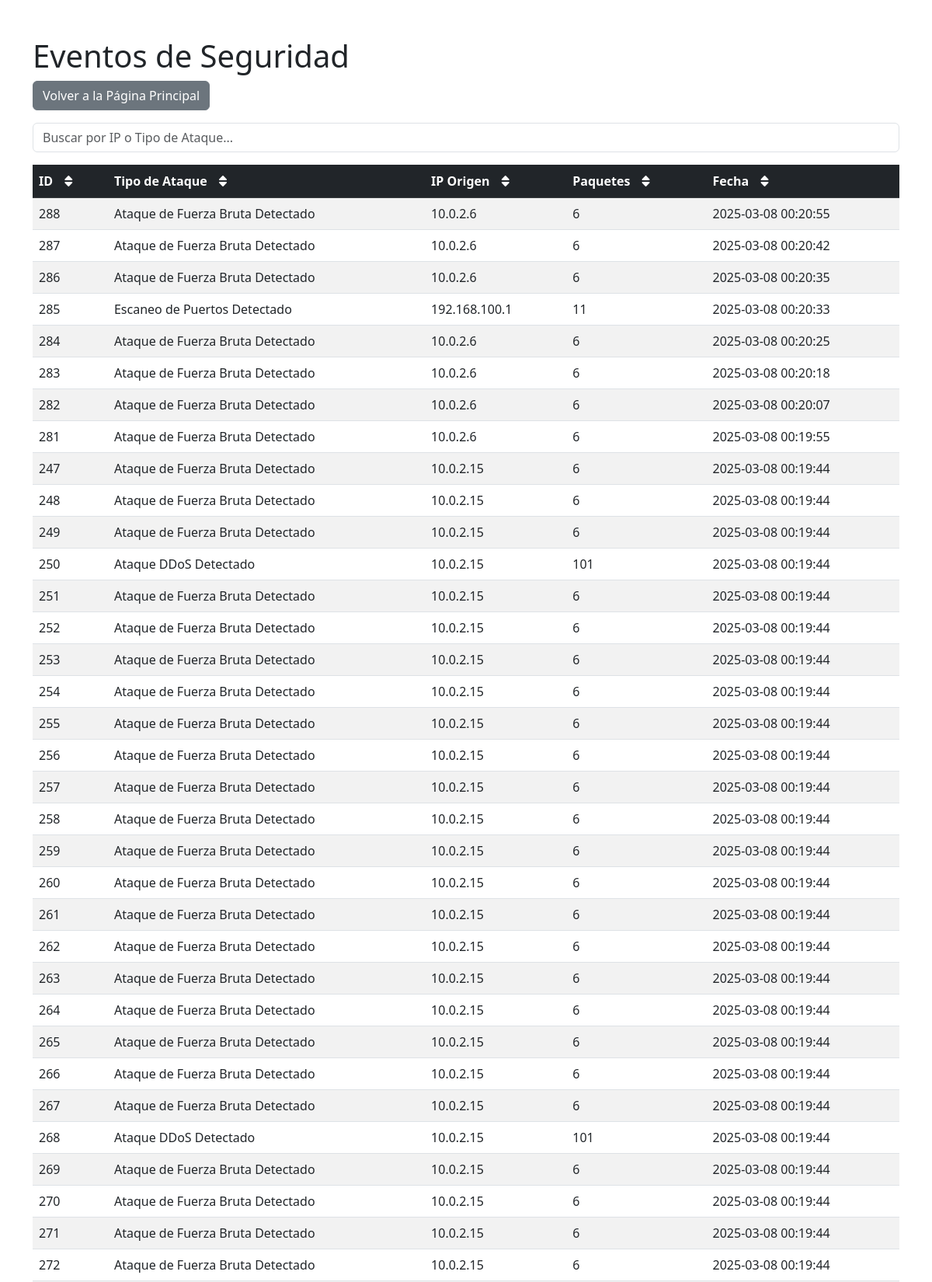
The app's page /ver_eventos (upper part) with its own data.
### tables this page shows
CREATE TABLE eventos (
                id INTEGER PRIMARY KEY AUTOINCREMENT,
                tipo_ataque TEXT NOT NULL,
                ip_origen TEXT NOT NULL,
                paquetes INTEGER NOT NULL,
                timestamp TIMESTAMP DEFAULT CURRENT_TIMESTAMP
            );

### app.py (the view)
@app.route('/ver_eventos')
def ver_eventos():
    eventos = get_events()
    return render_template("ver_eventos.html", eventos=eventos)

### app.py (called while the page is built)
def get_db_connection():
    try:
        return sqlite3.connect(DB_PATH)
    except sqlite3.Error as e:
        print(f"Error al conectar a la base de datos: {e}")
        return None

def get_events():
    conn = get_db_connection()
    if not conn:
        return []
    cursor = conn.cursor()
    cursor.execute("SELECT id, tipo_ataque, ip_origen, paquetes, timestamp FROM eventos ORDER BY timestamp DESC")
    eventos = [{"id": row[0], "tipo_ataque": row[1], "ip_origen": row[2], "paquetes": row[3], "timestamp": row[4]} for row in cursor.fetchall()]
    conn.close()
    return eventos

### templates/ver_eventos.html (shortened to what this page needs)
<!DOCTYPE html>
<html>
<head>
    <link rel="stylesheet" href="https://cdn.jsdelivr.net/npm/bootstrap@5.3.0/dist/css/bootstrap.min.css">
    <link rel="stylesheet" href="https://cdnjs.cloudflare.com/ajax/libs/font-awesome/6.0.0/css/all.min.css">
</head>
<body class="container mt-5">
    <h1>Eventos de Seguridad</h1>
    <button onclick="window.location.href='/'" class="btn btn-secondary mb-3">
        Volver a la Página Principal
    </button>
    <div class="mb-3">
        <input type="text" id="searchInput" class="form-control" placeholder="Buscar por IP o Tipo de Ataque...">
    </div>
    <div class="table-container">
        <table class="table table-striped">
            <thead class="table-dark">
                <tr>
                    <th data-column="id" data-type="number">
                        ID
                        <button class="sort-btn"><i class="fas fa-sort"></i></button>
                    </th>
                    <th data-column="tipo_ataque" data-type="string">
                        Tipo de Ataque
                        <button class="sort-btn"><i class="fas fa-sort"></i></button>
                    </th>
                    <th data-column="ip_origen" data-type="string">
                        IP Origen
                        <button class="sort-btn"><i class="fas fa-sort"></i></button>
                    </th>
                    <th data-column="paquetes" data-type="number">
                        Paquetes
                        <button class="sort-btn"><i class="fas fa-sort"></i></button>
                    </th>
                    <th data-column="timestamp" data-type="date">
                        Fecha
                        <button class="sort-btn"><i class="fas fa-sort"></i></button>
                    </th>
                </tr>
            </thead>
            <tbody id="eventTable">
                {% if eventos %}
                {% for evento in eventos %}
                <tr>
                    <td>{{ evento.id }}</td>
                    <td>{{ evento.tipo_ataque }}</td>
                    <td>{{ evento.ip_origen }}</td>
                    <td>{{ evento.paquetes }}</td>
                    <td>{{ evento.timestamp }}</td>
                </tr>
                {% endfor %}
                {% else %}
                <tr>
                    <td colspan="5" class="text-center">No hay eventos registrados.</td>
                </tr>
                {% endif %}
            </tbody>
        </table>
    </div>
</body>
</html>

### templates/ver_eventos.html (style rules this page uses)
.sort-btn { background: none; border: none; color: white; margin-left: 5px; cursor: pointer; }

### records on screen
eventos: id "288", tipo_ataque "Ataque de Fuerza Bruta Detectado", ip_origen "10.0.2.6", paquetes "6", timestamp "2025-03-08 00:20:55"
eventos: id "287", tipo_ataque "Ataque de Fuerza Bruta Detectado", ip_origen "10.0.2.6", paquetes "6", timestamp "2025-03-08 00:20:42"
eventos: id "286", tipo_ataque "Ataque de Fuerza Bruta Detectado", ip_origen "10.0.2.6", paquetes "6", timestamp "2025-03-08 00:20:35"
eventos: id "285", tipo_ataque "Escaneo de Puertos Detectado", ip_origen "192.168.100.1", paquetes "11", timestamp "2025-03-08 00:20:33"
eventos: id "284", tipo_ataque "Ataque de Fuerza Bruta Detectado", ip_origen "10.0.2.6", paquetes "6", timestamp "2025-03-08 00:20:25"
eventos: id "283", tipo_ataque "Ataque de Fuerza Bruta Detectado", ip_origen "10.0.2.6", paquetes "6", timestamp "2025-03-08 00:20:18"
eventos: id "282", tipo_ataque "Ataque de Fuerza Bruta Detectado", ip_origen "10.0.2.6", paquetes "6", timestamp "2025-03-08 00:20:07"
eventos: id "281", tipo_ataque "Ataque de Fuerza Bruta Detectado", ip_origen "10.0.2.6", paquetes "6", timestamp "2025-03-08 00:19:55"
eventos: id "247", tipo_ataque "Ataque de Fuerza Bruta Detectado", ip_origen "10.0.2.15", paquetes "6", timestamp "2025-03-08 00:19:44"
eventos: id "248", tipo_ataque "Ataque de Fuerza Bruta Detectado", ip_origen "10.0.2.15", paquetes "6", timestamp "2025-03-08 00:19:44"
eventos: id "249", tipo_ataque "Ataque de Fuerza Bruta Detectado", ip_origen "10.0.2.15", paquetes "6", timestamp "2025-03-08 00:19:44"
eventos: id "250", tipo_ataque "Ataque DDoS Detectado", ip_origen "10.0.2.15", paquetes "101", timestamp "2025-03-08 00:19:44"
eventos: id "251", tipo_ataque "Ataque de Fuerza Bruta Detectado", ip_origen "10.0.2.15", paquetes "6", timestamp "2025-03-08 00:19:44"
eventos: id "252", tipo_ataque "Ataque de Fuerza Bruta Detectado", ip_origen "10.0.2.15", paquetes "6", timestamp "2025-03-08 00:19:44"
eventos: id "253", tipo_ataque "Ataque de Fuerza Bruta Detectado", ip_origen "10.0.2.15", paquetes "6", timestamp "2025-03-08 00:19:44"
eventos: id "254", tipo_ataque "Ataque de Fuerza Bruta Detectado", ip_origen "10.0.2.15", paquetes "6", timestamp "2025-03-08 00:19:44"
eventos: id "255", tipo_ataque "Ataque de Fuerza Bruta Detectado", ip_origen "10.0.2.15", paquetes "6", timestamp "2025-03-08 00:19:44"
eventos: id "256", tipo_ataque "Ataque de Fuerza Bruta Detectado", ip_origen "10.0.2.15", paquetes "6", timestamp "2025-03-08 00:19:44"
eventos: id "257", tipo_ataque "Ataque de Fuerza Bruta Detectado", ip_origen "10.0.2.15", paquetes "6", timestamp "2025-03-08 00:19:44"
eventos: id "258", tipo_ataque "Ataque de Fuerza Bruta Detectado", ip_origen "10.0.2.15", paquetes "6", timestamp "2025-03-08 00:19:44"
eventos: id "259", tipo_ataque "Ataque de Fuerza Bruta Detectado", ip_origen "10.0.2.15", paquetes "6", timestamp "2025-03-08 00:19:44"
eventos: id "260", tipo_ataque "Ataque de Fuerza Bruta Detectado", ip_origen "10.0.2.15", paquetes "6", timestamp "2025-03-08 00:19:44"
eventos: id "261", tipo_ataque "Ataque de Fuerza Bruta Detectado", ip_origen "10.0.2.15", paquetes "6", timestamp "2025-03-08 00:19:44"
eventos: id "262", tipo_ataque "Ataque de Fuerza Bruta Detectado", ip_origen "10.0.2.15", paquetes "6", timestamp "2025-03-08 00:19:44"
eventos: id "263", tipo_ataque "Ataque de Fuerza Bruta Detectado", ip_origen "10.0.2.15", paquetes "6", timestamp "2025-03-08 00:19:44"
eventos: id "264", tipo_ataque "Ataque de Fuerza Bruta Detectado", ip_origen "10.0.2.15", paquetes "6", timestamp "2025-03-08 00:19:44"
eventos: id "265", tipo_ataque "Ataque de Fuerza Bruta Detectado", ip_origen "10.0.2.15", paquetes "6", timestamp "2025-03-08 00:19:44"
eventos: id "266", tipo_ataque "Ataque de Fuerza Bruta Detectado", ip_origen "10.0.2.15", paquetes "6", timestamp "2025-03-08 00:19:44"
eventos: id "267", tipo_ataque "Ataque de Fuerza Bruta Detectado", ip_origen "10.0.2.15", paquetes "6", timestamp "2025-03-08 00:19:44"
eventos: id "268", tipo_ataque "Ataque DDoS Detectado", ip_origen "10.0.2.15", paquetes "101", timestamp "2025-03-08 00:19:44"
eventos: id "269", tipo_ataque "Ataque de Fuerza Bruta Detectado", ip_origen "10.0.2.15", paquetes "6", timestamp "2025-03-08 00:19:44"
eventos: id "270", tipo_ataque "Ataque de Fuerza Bruta Detectado", ip_origen "10.0.2.15", paquetes "6", timestamp "2025-03-08 00:19:44"
eventos: id "271", tipo_ataque "Ataque de Fuerza Bruta Detectado", ip_origen "10.0.2.15", paquetes "6", timestamp "2025-03-08 00:19:44"
eventos: id "272", tipo_ataque "Ataque de Fuerza Bruta Detectado", ip_origen "10.0.2.15", paquetes "6", timestamp "2025-03-08 00:19:44"
